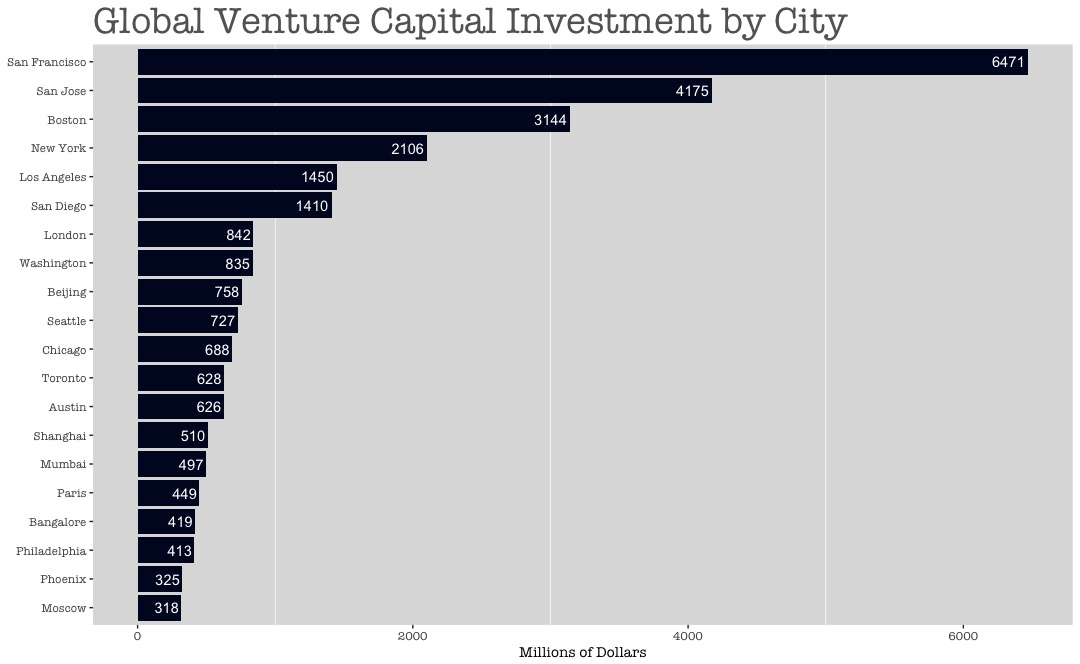

The R source for this figure:
library(ggalt)
library(ggplot2)
library(maps)
library(dplyr)
library(readr)

##########
# GET DATA
##########

df.vc <- read_csv("http://sharpsightlabs.com/wp-content/uploads/2016/09/vc_investment_totals.csv")
# inspect
df.vc

#########
# GET MAP
#########

map.world <- map_data("world")
str(map.world)

#############
# PLOT CITIES
#############

ggplot() + 
  geom_polygon(data = map.world, 
               aes(x = long, y = lat, group = group),
               fill = "#002035",
               color = "#114151",
               size = .25) + 
  geom_point(data = df.vc,
             aes(x = longitude, y = latitude, size = vc_investment_millions),
             color = "red", 
             alpha = .15) + 
  geom_point(data = df.vc,
             aes(x = longitude, y = latitude, size = vc_investment_millions),
             color = "red", 
             alpha = .7,
             shape = 1) +
  scale_size_continuous(range = c(1,20), 
                        breaks = c(500,2000,6000), 
                        name="Venture Capital Investment\n(USD, Millions)\n") + 
  theme(text = element_text(family = "American Typewriter")) +
  theme(panel.background = element_rect(fill = "#000727")) + 
  theme(panel.grid = element_blank()) +
  theme(axis.text = element_blank()) +
  theme(axis.ticks = element_blank()) +
  theme(axis.title = element_blank()) +
  theme(legend.position = c(.17,.3)) +
  theme(legend.background = element_blank()) + 
  theme(legend.key = element_blank())  +
  theme(legend.title = element_text(color = "#DDDDDD", size = 16)) +
  theme(legend.text = element_text(color = "#DDDDDD", size = 16)) +
  coord_proj("+proj=robin +lon_0=0 +x_0=0 +y_0=0 +ellps=WGS84 +datum=WGS84 +units=m +no_defs")  # use robinson projection
  
###########
# BAR CHART
###########

df.vc %>% 
  ggplot(aes(x = reorder(metro, vc_investment_millions), y = vc_investment_millions)) + 
  geom_bar(stat = "identity", fill = "#000727") +
  geom_text(aes(label = vc_investment_millions), hjust = 1.1, color = "#ffffff") + 
  labs(y = "Millions of Dollars", 
       title = "Global Venture Capital Investment by City") + 
  coord_flip() + 
  theme(text = element_text(family = "American Typewriter")) + 
  theme(plot.title = element_text(size = 28, color = "#646464")) + 
  theme(axis.title.y = element_blank()) + 
  theme(panel.background = element_rect(fill = "#dddddd")) +
  theme(panel.grid.major = element_blank())
                                  
